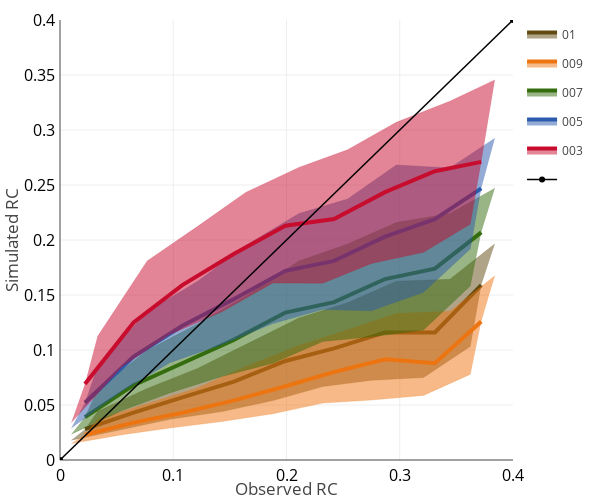

Notebook code cell kept with this figure:
### Code cell
div, fig = Dispersion(ObsList, SimList, np.linspace(0,0.4,10), Percent=[25,50,75],
    Color = Color, Texto = Texto, Nombres = Nombres,
    width=600, height=500, rangoX=[0,0.4], rangoY=[0,0.4], 
    xLabel = 'Observed RC', yLabel = 'Simulated RC',
    )

### Figure 1 — Plotly figure (JSON) as saved in the notebook; plotly's stock layout.template omitted (floating-point values rounded to 4 significant figures)
{"data": [{"fill": null, "legendgroup": "01", "line": {"color": "#614B12", "width": 0.2}, "mode": "lines", "name": "01", "showlegend": false, "type": "scatter", "x": [0.01, 0.055, 0.097, 0.143, 0.188, 0.232, 0.275, 0.321, 0.3625], "y": [0.018, 0.028, 0.037, 0.044, 0.054, 0.06675, 0.0725, 0.075, 0.1035]}, {"fill": "tonexty", "legendgroup": "01", "line": {"color": "#614B12", "width": 4}, "mode": "lines", "name": "01", "showlegend": true, "type": "scatter", "x": [0.022, 0.065, 0.108, 0.153, 0.199, 0.242, 0.287, 0.331, 0.372], "y": [0.028, 0.043, 0.057, 0.071, 0.09, 0.1015, 0.116, 0.116, 0.159]}, {"fill": "tonexty", "legendgroup": "01", "line": {"color": "#614B12", "width": 0.2}, "mode": "lines", "name": "01", "showlegend": false, "type": "scatter", "x": [0.033, 0.077, 0.121, 0.164, 0.211, 0.254, 0.297, 0.3443, 0.384], "y": [0.044, 0.065, 0.083, 0.105, 0.129, 0.143, 0.1625, 0.1643, 0.1965]}, {"fill": null, "legendgroup": "009", "line": {"color": "#ED7511", "width": 0.2}, "mode": "lines", "name": "009", "showlegend": false, "type": "scatter", "x": [0.01, 0.055, 0.097, 0.143, 0.188, 0.232, 0.275, 0.321, 0.3625], "y": [0.015, 0.023, 0.029, 0.035, 0.042, 0.05175, 0.0545, 0.05875, 0.078]}, {"fill": "tonexty", "legendgroup": "009", "line": {"color": "#ED7511", "width": 4}, "mode": "lines", "name": "009", "showlegend": true, "type": "scatter", "x": [0.022, 0.065, 0.108, 0.153, 0.199, 0.242, 0.287, 0.331, 0.372], "y": [0.023, 0.034, 0.043, 0.054, 0.067, 0.08, 0.0915, 0.088, 0.126]}, {"fill": "tonexty", "legendgroup": "009", "line": {"color": "#ED7511", "width": 0.2}, "mode": "lines", "name": "009", "showlegend": false, "type": "scatter", "x": [0.033, 0.077, 0.121, 0.164, 0.211, 0.254, 0.297, 0.3443, 0.384], "y": [0.037, 0.051, 0.0655, 0.085, 0.104, 0.1185, 0.1333, 0.1353, 0.1675]}, {"fill": null, "legendgroup": "007", "line": {"color": "#346D0D", "width": 0.2}, "mode": "lines", "name": "007", "showlegend": false, "type": "scatter", "x": [0.01, 0.055, 0.097, 0.143, 0.188, 0.232, 0.275, 0.321, 0.3625], "y": [0.0235, 0.045, 0.061, 0.076, 0.088, 0.1077, 0.112, 0.1182, 0.1585]}, {"fill": "tonexty", "legendgroup": "007", "line": {"color": "#346D0D", "width": 4}, "mode": "lines", "name": "007", "showlegend": true, "type": "scatter", "x": [0.022, 0.065, 0.108, 0.153, 0.199, 0.242, 0.287, 0.331, 0.372], "y": [0.039, 0.068, 0.088, 0.109, 0.134, 0.1435, 0.1645, 0.174, 0.207]}, {"fill": "tonexty", "legendgroup": "007", "line": {"color": "#346D0D", "width": 0.2}, "mode": "lines", "name": "007", "showlegend": false, "type": "scatter", "x": [0.033, 0.077, 0.121, 0.164, 0.211, 0.254, 0.297, 0.3443, 0.384], "y": [0.064, 0.09975, 0.1235, 0.149, 0.181, 0.1963, 0.216, 0.224, 0.247]}, {"fill": null, "legendgroup": "005", "line": {"color": "#2A5BAC", "width": 0.2}, "mode": "lines", "name": "005", "showlegend": false, "type": "scatter", "x": [0.01, 0.055, 0.097, 0.143, 0.188, 0.232, 0.275, 0.321, 0.3625], "y": [0.029, 0.063, 0.0885, 0.105, 0.124, 0.1368, 0.1358, 0.1525, 0.192]}, {"fill": "tonexty", "legendgroup": "005", "line": {"color": "#2A5BAC", "width": 4}, "mode": "lines", "name": "005", "showlegend": true, "type": "scatter", "x": [0.022, 0.065, 0.108, 0.153, 0.199, 0.242, 0.287, 0.331, 0.372], "y": [0.052, 0.094, 0.122, 0.146, 0.172, 0.181, 0.203, 0.219, 0.247]}, {"fill": "tonexty", "legendgroup": "005", "line": {"color": "#2A5BAC", "width": 0.2}, "mode": "lines", "name": "005", "showlegend": false, "type": "scatter", "x": [0.033, 0.077, 0.121, 0.164, 0.211, 0.254, 0.297, 0.3443, 0.384], "y": [0.085, 0.135, 0.162, 0.195, 0.224, 0.2372, 0.2682, 0.2655, 0.2925]}, {"fill": null, "legendgroup": "003", "line": {"color": "#C80C2E", "width": 0.2}, "mode": "lines", "name": "003", "showlegend": false, "type": "scatter", "x": [0.01, 0.055, 0.097, 0.143, 0.188, 0.232, 0.275, 0.321, 0.3625], "y": [0.034, 0.085, 0.114, 0.1348, 0.161, 0.1608, 0.1787, 0.1888, 0.2145]}, {"fill": "tonexty", "legendgroup": "003", "line": {"color": "#C80C2E", "width": 4}, "mode": "lines", "name": "003", "showlegend": true, "type": "scatter", "x": [0.022, 0.065, 0.108, 0.153, 0.199, 0.242, 0.287, 0.331, 0.372], "y": [0.069, 0.125, 0.159, 0.187, 0.213, 0.219, 0.2435, 0.2625, 0.271]}, {"fill": "tonexty", "legendgroup": "003", "line": {"color": "#C80C2E", "width": 0.2}, "mode": "lines", "name": "003", "showlegend": false, "type": "scatter", "x": [0.033, 0.077, 0.121, 0.164, 0.211, 0.254, 0.297, 0.3443, 0.384], "y": [0.112, 0.181, 0.212, 0.2432, 0.266, 0.282, 0.307, 0.3262, 0.3455]}, {"line": {"color": "black", "width": 1.5}, "name": "", "type": "scatter", "x": [0, 0.4], "y": [0, 0.4]}], "layout": {"height": 500, "margin": {"b": 40, "l": 60, "pad": 4, "r": 50, "t": 20}, "width": 600, "xaxis": {"range": [0, 0.4], "tickfont": {"color": "black", "size": 16}, "title": {"font": {"size": 17}, "text": "Observed RC"}, "type": "linear"}, "yaxis": {"range": [0, 0.4], "tickfont": {"color": "black", "size": 16}, "title": {"font": {"size": 17}, "text": "Simulated RC"}, "type": "linear"}}}
